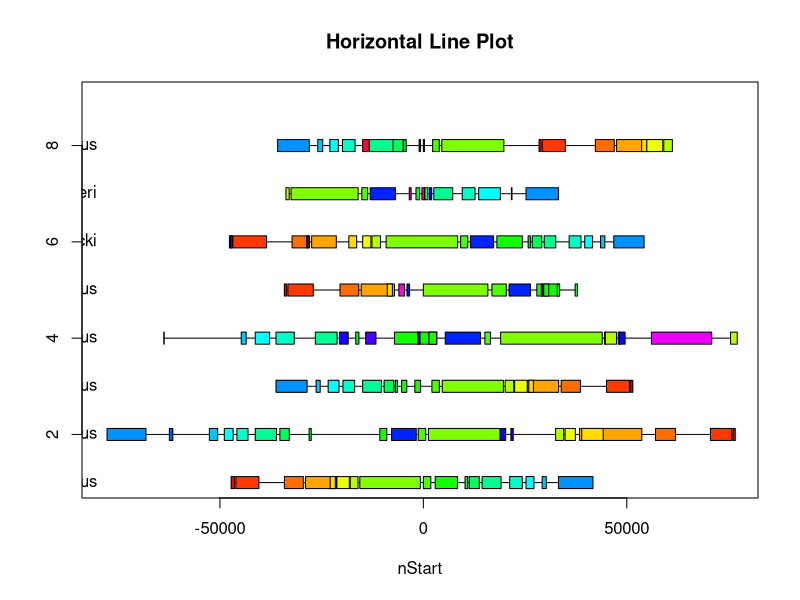

Here is the R script that generated this plot:
#to create synteny plots from gene position and orthogroup information
#Required is csv file with following columns: Orthogroup, Species, Scaffold, Start, End
#CSV files used to create plots in manuscript included (genepositions_MES2.csv, genepositions_MES6.csv)

setwd("~/Path/to/Directory")

# Import the CSV file with gene positions
data <- read.csv("genepositions_MES2.csv")

# For plotting purposes, calculate "new" start and end values for each gene centered around 0
median_starts <- aggregate(Start ~ Species, data=data, FUN=median)
colnames(median_starts) <- c("Species", "Median_Start")
data <- merge(data, median_starts, by="Species")
data$nStart <- data$Start - data$Median_Start
data$nEnd <- data$End - data$Median_Start

#Count the number of unique Species
num_unique_species <- length(unique(data$Species))

# Define a unique color for each Orthogroup
orthogroup_colors <- rainbow(length(unique(data$Orthogroup)))

# Making plot
plot(x = c(min(data$nStart), max(data$nStart)), y = c(1, num_unique_species + 1), type = "n", xlab = "nStart", ylab = "", main = "Horizontal Line Plot")
species_y_values <- numeric(num_unique_species)

for (i in 1:num_unique_species) {
  y_value <- i
  species_y_values[i] <- y_value
  
  species_data <- subset(data, Species == unique(data$Species)[i])
  min_nStart <- min(species_data$nStart)
  max_nStart <- max(species_data$nStart)
  segments(x0 = min_nStart, x1 = max_nStart, y0 = y_value, y1 = y_value, col = "black")
}

# Add labels for the Species on the left side of the lines
for (i in 1:num_unique_species) {
  y_value <- species_y_values[i]
  text(x = min(data$nStart) - 2, y = y_value, labels = unique(data$Species)[i], pos = 2, col = "black")
}

# Plotting genes
for (i in 1:nrow(data)) {
  species_idx <- match(data$Species[i], unique(data$Species))
  y_value <- species_y_values[species_idx]
  col_idx <- match(data$Orthogroup[i], unique(data$Orthogroup))
  rect(data$nStart[i], y_value - 0.125, data$nEnd[i], y_value + 0.125, col = orthogroup_colors[col_idx], border = "black")
}



